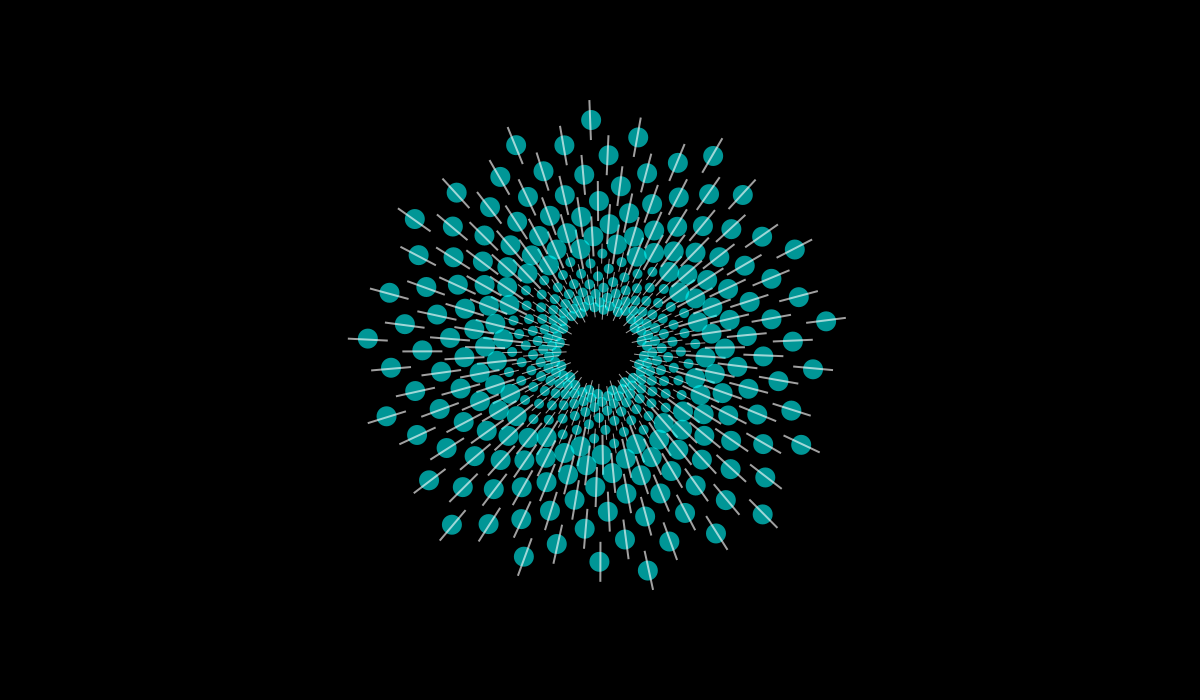
Frame 1 (no input)
Frame 60 (the mouse pressed at the canvas centre just before this capture): identical to frame 1, image omitted
Frame 120 (the mouse held since frame 60 and released just before this capture): identical to frame 1, image omitted

The Processing sketch that drew this single still picture (run headless with seeded random() and noise(); from frame 60 on, the mouse is pressed at the canvas centre):

// Processing sketch: sin_cos_examples
// ── sin_cos_examples.pde
int w, h;
int totalPetals = 360;
Petal[] petals = new Petal[totalPetals];
float radius = 40;
float rotation = 0.0;
float angle = 137.5077640844293;
float ToRadians = PI / 180.0;

void setup() {
  size(1200, 700);
  noStroke();
  smooth();
  background(0);
  
  for (int i = 0; i < totalPetals; i++) {
     rotation += angle;
     radius *= 1.0049;
     Petal p = new Petal();
     p.x = width/2 + radius*(cos(rotation*ToRadians));
     p.y = height/2 + radius*(sin(radians(rotation)));
     p.rotation = radians(rotation);
     p.scaleVar += (i * 2) / totalPetals;
     println(p.scaleVar);
     p.render();
  }
}

void draw() {
   
}

class Petal {
  float x = 0.0;
  float y = 0.0;
  float rotation = 0.0;
  float scaleVar = 1.0;
  
  color baseColor = color(0, 255, 255, 150);
  color detailColor = color(255, 255, 255, 160);
  color trimColor = color(0,0,0);
  
  void render() {
    pushMatrix();
    translate(this.x, this.y);
    scale(this.scaleVar, this.scaleVar);
    fill(this.baseColor);
    ellipse(0, 0, 10, 10);
    fill(this.detailColor);
    //pushMatrix();
    rotate(this.rotation);
    rect(-10, -1, 20, 1);
    //popMatrix();
    
    popMatrix();
  }
}
